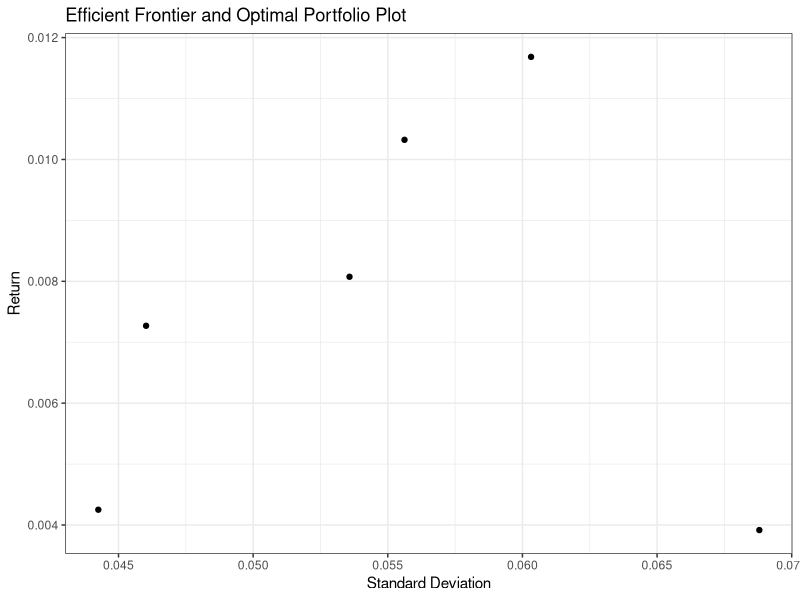
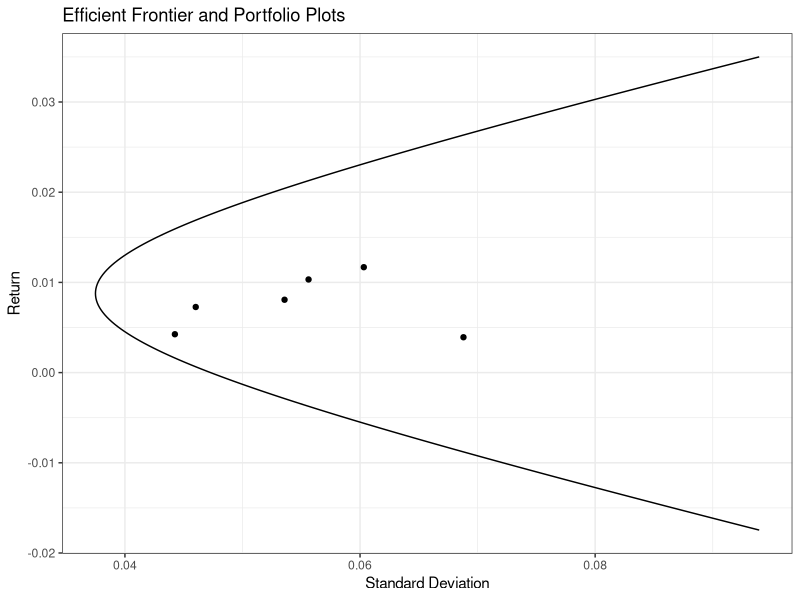
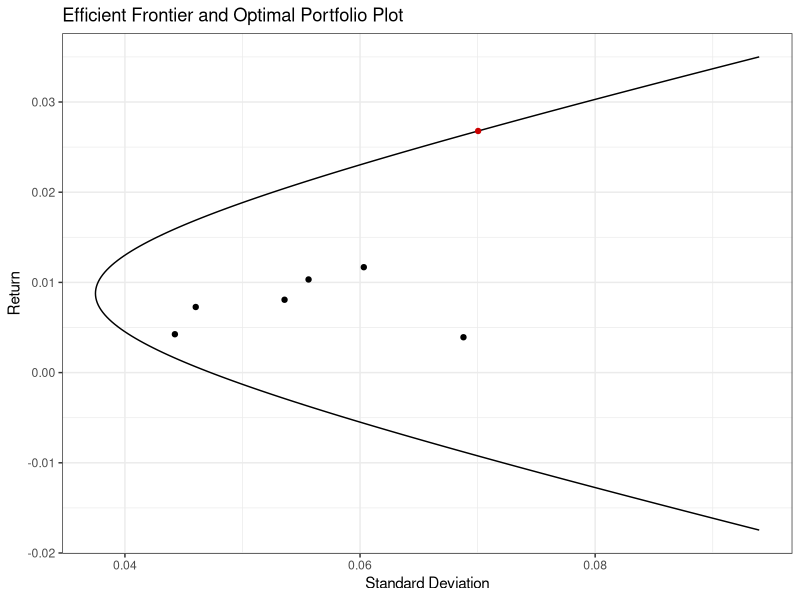

The R script that drew these images, in order:
## ---- chunk 1
options(digits=5, width = 90)
#Set working directory
setwd("~/Documents/projects/class/FIN7809_theoryII/HW1")

#Loading in data file
data.FF1 <- read.csv(file = "FF1.csv", head = TRUE, sep = ",")
data.FF2 <- read.csv(file = "FF2.csv", head = TRUE, sep = ",")

#Loading dplyr package to transform raw data
library("dplyr")
library("ggplot2")
library("GGally")
library("reshape2")

### DATA CLEANING ###
data.1 <- tbl_df(data.FF1) #Simplify data frame using tbl_df
data.2 <- tbl_df(data.FF2) #Simplify data frame using tbl_df

#Select relevant variables
data1 <- select(data.1, date,smlo_vwret,smme_vwret,smhi_vwret,bilo_vwret,bime_vwret,bihi_vwret)
data2 <- select(data.2, date = dateff, rf)

#Create final data set of interest
data <- inner_join(data1, data2)
data.portfolio <- select(data, -date, -rf)

n <- ncol(data.portfolio) #number of assets

head(data, n=4)
## ---- chunk 2
i <- 1 + numeric(n)
## ---- chunk 3
mu <- sapply(data.portfolio, mean)
mu
## ---- chunk 4
V <- cov(data.portfolio)
V
## ---- chunk 5
A <- t(i) %*% solve(V) %*% mu
A
## ---- chunk 6
B <- t(mu) %*% solve(V) %*% mu
B
## ---- chunk 7
C <- t(i) %*% solve(V) %*% i
C
## ---- chunk 8
D <- B * C - A^2
D
## ---- chunk 9
g <- 1/drop(D) * (drop(B) * (solve(V) %*% i) - drop(A) * (solve(V) %*% mu))
g <- g[,1]
g
## ---- chunk 10
h <- 1/drop(D) * (drop(C) * (solve(V) %*% mu) - drop(A) * (solve(V) %*% i))
h <- h[,1]
h

## ---- chunk 11
w.gl <- 1/drop(C) * solve(V) %*% i
w.gl <- w.gl[,1]
w.gl
## ---- chunk 12
mu.gl <- drop(A) / drop(C)
mu.gl
## ---- chunk 13
sigma.gl <- 1 / drop(C)
sigma.gl
## ---- chunk 14
mu.p <- .035
w.p <- g + h * mu.p
w.p
## ---- chunk 15
mu.0p <- -(D/C^2)/(mu.p - A/C) + A/C
mu.0p
## ---- chunk 16
w.0p <- g + h * mu.0p
w.0p
## ---- chunk 17
port_vwret <- as.matrix(data.portfolio) %*% w.p
port_vwret <- data.frame(port_vwret)
data <- tbl_df(cbind(data, port_vwret))

#Creating separate regression data table in percent instead of decimals 
data.regression <- select(data, smlo_vwret, port_vwret) * 100
head(data.regression, n=4)
## ---- chunk 18
reg <- lm(smlo_vwret ~ port_vwret, data=data.regression)
summary(reg)
## ---- chunk 19
mu[1]
## ---- chunk 20
mu.expression <- mu.0p + summary(reg)$coef[2,1] * (mu.p - mu.0p)
mu.expression
## ---- chunk 21
v <- diag(V)
s <- sqrt(v)
s
## ---- chunk 22
retrisk <- mu/s
retrisk
max(retrisk)
## ---- chunk 23
qplot(s, mu) + theme_bw() + xlab("Standard Deviation") +
  ylab("Return") +
  ggtitle("Efficient Frontier and Optimal Portfolio Plot")
## ---- chunk 24
#Initialize vectors that are going to be used
alpha <- seq(0,2,.01)
return.eff = NULL
std.eff = NULL

#loop for every alpha and write to our intialized vectors
for (j in 1:length(alpha)) {
  return.eff[j] = alpha[j] * mu.gl + (1 - alpha[j]) * mu.p
  weight.eff = alpha[j] * (g + h*mu.gl) + (1 - alpha[j]) * (g + h*mu.p)
  std.eff[j] = sqrt(diag(t(weight.eff) %*% V %*% weight.eff))
}

#Create data table for graph
frontier.data <- data.frame(cbind(return.eff, std.eff))

#Plot frontier and portfolios
ggplot() + 
  geom_path(data=frontier.data, aes(x=std.eff, y=return.eff)) + 
  geom_point(aes(x=s, y=mu)) + 
  xlab("Standard Deviation") +
  ylab("Return") +
  ggtitle("Efficient Frontier and Portfolio Plots") +
  theme_bw()
## ---- chunk 25
rf <- mean(data$rf)
rf
## ---- chunk 26
rf <- mean(data$rf)
z <- solve(V) %*% (mu - rf)
z.sum <- t(i) %*% z
w_t <- 1/drop(z.sum) * z
w_t <- w_t[,1]
w_t
## ---- chunk 27
mu.t <- mean(as.matrix(data.portfolio) %*% w_t)
mu.t
std.t <- sqrt(diag(t(w_t) %*% V %*% w_t))
std.t
## ---- chunk 28
#Plot frontier and portfolios
ggplot() + 
  geom_path(data=frontier.data, aes(x=std.eff, y=return.eff)) + 
  geom_point(aes(x=s, y=mu)) + 
  geom_point(aes(x=std.t, y=mu.t), colour="#CC0000") +
  xlab("Standard Deviation") +
  ylab("Return") +
  ggtitle("Efficient Frontier and Optimal Portfolio Plot") +
  theme_bw()
## ---- chunk 29
A = 3
y <- (mu.t - rf)/(0.5 * A * std.t^2)
y
